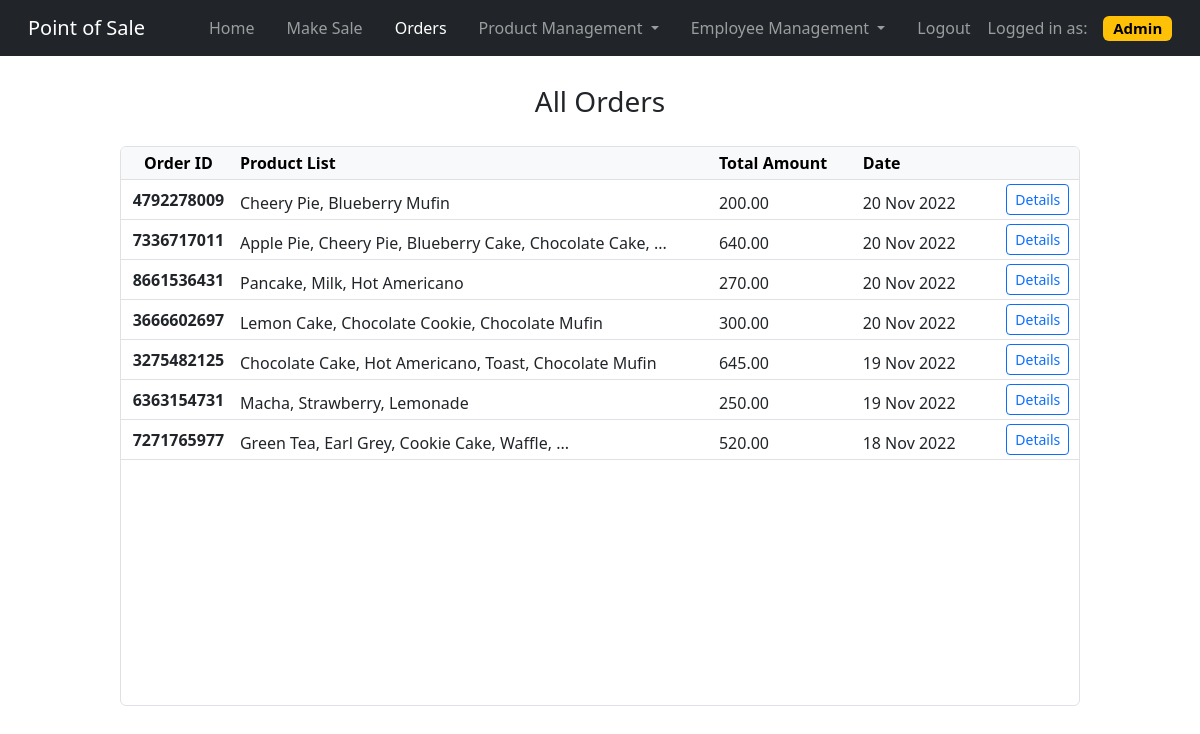
The page /main/order.php (signed in) on the database its author committed.
### tables this page shows
CREATE TABLE `Order` (
  `o_id` char(10) NOT NULL,
  `o_date` date NOT NULL,
  `o_time` time NOT NULL,
  `total_amount` decimal(9,2) NOT NULL,
  `e_id` bigint(6) NOT NULL,
  `payment_id` bigint(6) NOT NULL
);

### main/order.php (the view, shortened to what this page needs)
<?php require_once('../connect.php'); ?>
<!DOCTYPE html>
<html lang="en">
  <head>
    <link
      href="https://cdn.jsdelivr.net/npm/bootstrap@5.2.2/dist/css/bootstrap.min.css"
      rel="stylesheet"
    />
    <link
      rel="stylesheet"
      href="https://cdn.jsdelivr.net/npm/bootstrap-icons@1.10.1/font/bootstrap-icons.css"
    />
    <link rel="stylesheet" href="/main/css/style_order.css" />
  </head>
  <body style="height: 100vh; width: 100vw">
    <nav class="navbar navbar-expand-lg navbar-dark bg-dark">
      <div class="container-fluid">
        <a class="navbar-brand ms-3 me-5" href="/main/dashboard.php">Point of Sale</a>
        <div class="collapse navbar-collapse" id="navbarSupportedContent">
          <ul class="navbar-nav me-auto mb-2 mb-lg-0">
            <li class="nav-item mx-2">
              <a class="nav-link" href="/main/dashboard.php">Home</a>
            </li>
            <li class="nav-item mx-2">
              <a class="nav-link" href="/main/sale.php">Make Sale</a>
            </li>
            <li class="nav-item mx-2">
              <a class="nav-link active" href="/main/order.php">Orders</a>
            </li>
            <li class="nav-item dropdown mx-2">
              <a
                class="nav-link dropdown-toggle"
                href="#"
                role="button"
                data-bs-toggle="dropdown"
                aria-expanded="false"
              >
                Product Management
              </a>
            </li>
            <li class="nav-item dropdown mx-2">
              <a
                class="nav-link dropdown-toggle"
                href="#"
                role="button"
                data-bs-toggle="dropdown"
                aria-expanded="false"
              >
                Employee Management
              </a>
            </li>
            <li class="nav-item mx-2">
              <a class="nav-link" href="/authentication/logout.php">Logout</a>
            </li>
          </ul>
          <span class="navbar-text me-3"> Logged in as: </span>
          <h5 class="my-1 me-3">
            <span class="badge text-bg-warning">Admin</span>
          </h5>
        </div>
      </div>
    </nav>
    <p style="text-align: center" class="fs-3 my-4">All Orders</p>
    <div
      style="height: 70%; width: 80%; overflow: scroll;"
      class="border rounded mx-auto"
    >
      <table style="width: 100%;" class="table table-sm table-hover">
        <thead>
          <tr class="table-light">
            <th class="index" style="width: 12%" scope="col">Order ID</th>
            <th style="width: 50%" scope="col">Product List</th>
            <th style="width: 15%" scope="col">Total Amount</th>
            <th style="width: 15%" scope="col">Date</th>
            <th style="width: 8%" scope="col"></th>
          </tr>
          <?php
              $q2 = "SELECT o_id, total_amount, o_date FROM `Order` ORDER BY o_date DESC, o_time DESC";
              $result2 = $mysqli->query($q2);
              while ($row2 = $result2->fetch_array()) {
                echo "<tr>";
                echo "<th class=\"index\" scope=\"row\">" . $row2['o_id'] . "</th>";
                echo "<td>";
                $temp_o_id = $row2['o_id'];
                $q3 = "SELECT DISTINCT(pro.p_name) FROM Product pro INNER JOIN Detail_line del ON pro.p_id = del.p_id INNER JOIN `Order` o ON del.o_id = o.o_id WHERE del.o_id = $temp_o_id";
                $result3 = $mysqli->query($q3);
                $count = 0;
                $numrows = $result3->num_rows;
                while ($row3 = $result3->fetch_array()) {
                  if($count == 4) {
                    echo "...";
                    break;
                  }
                  echo $row3[0];
                  if($count == $numrows-1){
                    break;
                  }
                  echo ", ";
                  $count++;
                }
                echo "</td>";
                echo "<td>" . $row2['total_amount'] . "</td>";
                $phpdate = strtotime($row2['o_date']);
                $mysqldate = date('d M Y', $phpdate);
                echo "<td>" . $mysqldate . "</td>";
                echo "<td><a href=\"order_confirmation.php?o_id=" . $row2['o_id'] . "\" class=\"btn btn-sm btn-outline-primary\">Details</a></td>";
                echo "</tr>";
              }
              ?>
        </thead>
      </table>
    </div>
  </body>
</html>

### main/css/style_order.css (style rules this page uses)
.index { text-align: center; vertical-align: middle; }
thead th { position: sticky; top: 0; z-index: 1; }

### rows shown on the page
order: o_id "4792278009", row3 "Cheery Pie", row3 "Blueberry Mufin", total_amount "200.00", o_date "20 Nov 2022"
order: o_id "7336717011", row3 "Apple Pie", row3 "Cheery Pie", row3 "Blueberry Cake", row3 "Chocolate Cake", total_amount "640.00", o_date "20 Nov 2022"
order: o_id "8661536431", row3 "Pancake", row3 "Milk", row3 "Hot Americano", total_amount "270.00", o_date "20 Nov 2022"
order: o_id "3666602697", row3 "Lemon Cake", row3 "Chocolate Cookie", row3 "Chocolate Mufin", total_amount "300.00", o_date "20 Nov 2022"
order: o_id "3275482125", row3 "Chocolate Cake", row3 "Hot Americano", row3 "Toast", row3 "Chocolate Mufin", total_amount "645.00", o_date "19 Nov 2022"
order: o_id "6363154731", row3 "Macha", row3 "Strawberry", row3 "Lemonade", total_amount "250.00", o_date "19 Nov 2022"
order: o_id "7271765977", row3 "Green Tea", row3 "Earl Grey", row3 "Cookie Cake", row3 "Waffle", total_amount "520.00", o_date "18 Nov 2022"
